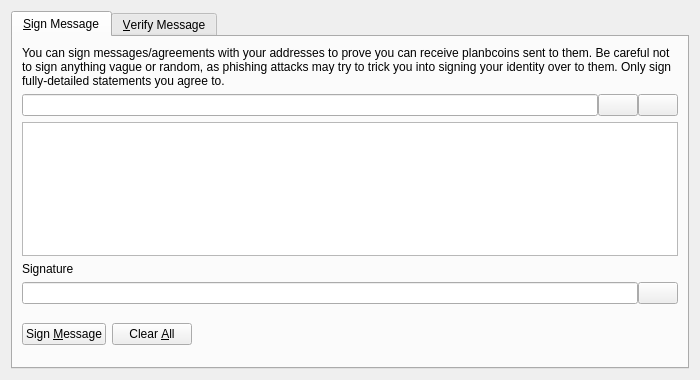
<?xml version="1.0" encoding="UTF-8"?>
<ui version="4.0">
 <class>SignVerifyMessageDialog</class>
 <widget class="QDialog" name="SignVerifyMessageDialog">
  <property name="geometry">
   <rect>
    <x>0</x>
    <y>0</y>
    <width>700</width>
    <height>380</height>
   </rect>
  </property>
  <property name="windowTitle">
   <string>Signatures - Sign / Verify a Message</string>
  </property>
  <property name="modal">
   <bool>true</bool>
  </property>
  <layout class="QVBoxLayout" name="verticalLayout">
   <item>
    <widget class="QTabWidget" name="tabWidget">
     <property name="currentIndex">
      <number>0</number>
     </property>
     <widget class="QWidget" name="tabSignMessage">
      <attribute name="title">
       <string>&amp;Sign Message</string>
      </attribute>
      <layout class="QVBoxLayout" name="verticalLayout_SM">
       <item>
        <widget class="QLabel" name="infoLabel_SM">
         <property name="text">
          <string>You can sign messages/agreements with your addresses to prove you can receive planbcoins sent to them. Be careful not to sign anything vague or random, as phishing attacks may try to trick you into signing your identity over to them. Only sign fully-detailed statements you agree to.</string>
         </property>
         <property name="textFormat">
          <enum>Qt::PlainText</enum>
         </property>
         <property name="wordWrap">
          <bool>true</bool>
         </property>
        </widget>
       </item>
       <item>
        <layout class="QHBoxLayout" name="horizontalLayout_1_SM">
         <property name="spacing">
          <number>0</number>
         </property>
         <item>
          <widget class="QValidatedLineEdit" name="addressIn_SM">
           <property name="toolTip">
            <string>The Planbcoin address to sign the message with</string>
           </property>
          </widget>
         </item>
         <item>
          <widget class="QPushButton" name="addressBookButton_SM">
           <property name="toolTip">
            <string>Choose previously used address</string>
           </property>
           <property name="text">
            <string/>
           </property>
           <property name="icon">
            <iconset resource="../planbcoin.qrc">
             <normaloff>:/icons/address-book</normaloff>:/icons/address-book</iconset>
           </property>
           <property name="shortcut">
            <string>Alt+A</string>
           </property>
           <property name="autoDefault">
            <bool>false</bool>
           </property>
          </widget>
         </item>
         <item>
          <widget class="QPushButton" name="pasteButton_SM">
           <property name="toolTip">
            <string>Paste address from clipboard</string>
           </property>
           <property name="text">
            <string/>
           </property>
           <property name="icon">
            <iconset resource="../planbcoin.qrc">
             <normaloff>:/icons/editpaste</normaloff>:/icons/editpaste</iconset>
           </property>
           <property name="shortcut">
            <string>Alt+P</string>
           </property>
           <property name="autoDefault">
            <bool>false</bool>
           </property>
          </widget>
         </item>
        </layout>
       </item>
       <item>
        <widget class="QPlainTextEdit" name="messageIn_SM">
         <property name="toolTip">
          <string>Enter the message you want to sign here</string>
         </property>
        </widget>
       </item>
       <item>
        <widget class="QLabel" name="signatureLabel_SM">
         <property name="text">
          <string>Signature</string>
         </property>
         <property name="textFormat">
          <enum>Qt::PlainText</enum>
         </property>
        </widget>
       </item>
       <item>
        <layout class="QHBoxLayout" name="horizontalLayout_2_SM">
         <property name="spacing">
          <number>0</number>
         </property>
         <item>
          <widget class="QLineEdit" name="signatureOut_SM">
           <property name="font">
            <font>
             <italic>true</italic>
            </font>
           </property>
           <property name="readOnly">
            <bool>true</bool>
           </property>
          </widget>
         </item>
         <item>
          <widget class="QPushButton" name="copySignatureButton_SM">
           <property name="toolTip">
            <string>Copy the current signature to the system clipboard</string>
           </property>
           <property name="text">
            <string/>
           </property>
           <property name="icon">
            <iconset resource="../planbcoin.qrc">
             <normaloff>:/icons/editcopy</normaloff>:/icons/editcopy</iconset>
           </property>
           <property name="autoDefault">
            <bool>false</bool>
           </property>
          </widget>
         </item>
        </layout>
       </item>
       <item>
        <layout class="QHBoxLayout" name="horizontalLayout_3_SM">
         <item>
          <widget class="QPushButton" name="signMessageButton_SM">
           <property name="toolTip">
            <string>Sign the message to prove you own this Planbcoin address</string>
           </property>
           <property name="text">
            <string>Sign &amp;Message</string>
           </property>
           <property name="icon">
            <iconset resource="../planbcoin.qrc">
             <normaloff>:/icons/edit</normaloff>:/icons/edit</iconset>
           </property>
           <property name="autoDefault">
            <bool>false</bool>
           </property>
          </widget>
         </item>
         <item>
          <widget class="QPushButton" name="clearButton_SM">
           <property name="toolTip">
            <string>Reset all sign message fields</string>
           </property>
           <property name="text">
            <string>Clear &amp;All</string>
           </property>
           <property name="icon">
            <iconset resource="../planbcoin.qrc">
             <normaloff>:/icons/remove</normaloff>:/icons/remove</iconset>
           </property>
           <property name="autoDefault">
            <bool>false</bool>
           </property>
          </widget>
         </item>
         <item>
          <spacer name="horizontalSpacer_1_SM">
           <property name="orientation">
            <enum>Qt::Horizontal</enum>
           </property>
           <property name="sizeHint" stdset="0">
            <size>
             <width>40</width>
             <height>48</height>
            </size>
           </property>
          </spacer>
         </item>
         <item>
          <widget class="QLabel" name="statusLabel_SM">
           <property name="font">
            <font>
             <weight>75</weight>
             <bold>true</bold>
            </font>
           </property>
           <property name="text">
            <string/>
           </property>
           <property name="wordWrap">
            <bool>true</bool>
           </property>
          </widget>
         </item>
         <item>
          <spacer name="horizontalSpacer_2_SM">
           <property name="orientation">
            <enum>Qt::Horizontal</enum>
           </property>
           <property name="sizeHint" stdset="0">
            <size>
             <width>40</width>
             <height>48</height>
            </size>
           </property>
          </spacer>
         </item>
        </layout>
       </item>
      </layout>
     </widget>
     <widget class="QWidget" name="tabVerifyMessage">
      <attribute name="title">
       <string>&amp;Verify Message</string>
      </attribute>
      <layout class="QVBoxLayout" name="verticalLayout_VM">
       <item>
        <widget class="QLabel" name="infoLabel_VM">
         <property name="text">
          <string>Enter the receiver's address, message (ensure you copy line breaks, spaces, tabs, etc. exactly) and signature below to verify the message. Be careful not to read more into the signature than what is in the signed message itself, to avoid being tricked by a man-in-the-middle attack. Note that this only proves the signing party receives with the address, it cannot prove sendership of any transaction!</string>
         </property>
         <property name="textFormat">
          <enum>Qt::PlainText</enum>
         </property>
         <property name="alignment">
          <set>Qt::AlignLeading|Qt::AlignLeft|Qt::AlignTop</set>
         </property>
         <property name="wordWrap">
          <bool>true</bool>
         </property>
        </widget>
       </item>
       <item>
        <layout class="QHBoxLayout" name="horizontalLayout_1_VM">
         <property name="spacing">
          <number>0</number>
         </property>
         <item>
          <widget class="QValidatedLineEdit" name="addressIn_VM">
           <property name="toolTip">
            <string>The Planbcoin address the message was signed with</string>
           </property>
          </widget>
         </item>
         <item>
          <widget class="QPushButton" name="addressBookButton_VM">
           <property name="toolTip">
            <string>Choose previously used address</string>
           </property>
           <property name="text">
            <string/>
           </property>
           <property name="icon">
            <iconset resource="../planbcoin.qrc">
             <normaloff>:/icons/address-book</normaloff>:/icons/address-book</iconset>
           </property>
           <property name="shortcut">
            <string>Alt+A</string>
           </property>
           <property name="autoDefault">
            <bool>false</bool>
           </property>
          </widget>
         </item>
        </layout>
       </item>
       <item>
        <widget class="QPlainTextEdit" name="messageIn_VM"/>
       </item>
       <item>
        <widget class="QValidatedLineEdit" name="signatureIn_VM"/>
       </item>
       <item>
        <layout class="QHBoxLayout" name="horizontalLayout_2_VM">
         <item>
          <widget class="QPushButton" name="verifyMessageButton_VM">
           <property name="toolTip">
            <string>Verify the message to ensure it was signed with the specified Planbcoin address</string>
           </property>
           <property name="text">
            <string>Verify &amp;Message</string>
           </property>
           <property name="icon">
            <iconset resource="../planbcoin.qrc">
             <normaloff>:/icons/transaction_0</normaloff>:/icons/transaction_0</iconset>
           </property>
           <property name="autoDefault">
            <bool>false</bool>
           </property>
          </widget>
         </item>
         <item>
          <widget class="QPushButton" name="clearButton_VM">
           <property name="toolTip">
            <string>Reset all verify message fields</string>
           </property>
           <property name="text">
            <string>Clear &amp;All</string>
           </property>
           <property name="icon">
            <iconset resource="../planbcoin.qrc">
             <normaloff>:/icons/remove</normaloff>:/icons/remove</iconset>
           </property>
           <property name="autoDefault">
            <bool>false</bool>
           </property>
          </widget>
         </item>
         <item>
          <spacer name="horizontalSpacer_1_VM">
           <property name="orientation">
            <enum>Qt::Horizontal</enum>
           </property>
           <property name="sizeHint" stdset="0">
            <size>
             <width>40</width>
             <height>48</height>
            </size>
           </property>
          </spacer>
         </item>
         <item>
          <widget class="QLabel" name="statusLabel_VM">
           <property name="font">
            <font>
             <weight>75</weight>
             <bold>true</bold>
            </font>
           </property>
           <property name="text">
            <string/>
           </property>
           <property name="wordWrap">
            <bool>true</bool>
           </property>
          </widget>
         </item>
         <item>
          <spacer name="horizontalSpacer_2_VM">
           <property name="orientation">
            <enum>Qt::Horizontal</enum>
           </property>
           <property name="sizeHint" stdset="0">
            <size>
             <width>40</width>
             <height>48</height>
            </size>
           </property>
          </spacer>
         </item>
        </layout>
       </item>
      </layout>
     </widget>
    </widget>
   </item>
  </layout>
 </widget>
 <customwidgets>
  <customwidget>
   <class>QValidatedLineEdit</class>
   <extends>QLineEdit</extends>
   <header>qvalidatedlineedit.h</header>
  </customwidget>
 </customwidgets>
 <resources>
  <include location="../planbcoin.qrc"/>
 </resources>
 <connections/>
</ui>
